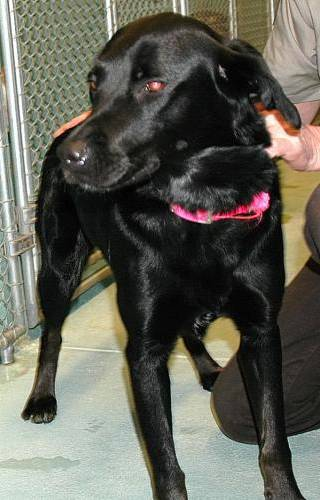
#> input picture PetImages/Dog/dog.10159.jpg, 320 x 500 px
$ python outside_data_training.py
#> lines starting #> are read from the running program, lines starting #| are printed output that depends on the picture
import numpy as np
import matplotlib.pyplot as plt
import os
import cv2
from tqdm import tqdm
import random

DATADIR = "PetImages"
Categories = ["Dog", "Cat"]
IMG_SIZE = 50

training_data = []

def create_training_data():
	for category in Categories:

		path = os.path.join(DATADIR, category) # create path to dogs and cats in proper format
		class_num = Categories.index(category)

		for img in tqdm(os.listdir(path)):
			try:
				img_array = cv2.imread(os.path.join(path,img), cv2.IMREAD_GRAYSCALE) # convert to array
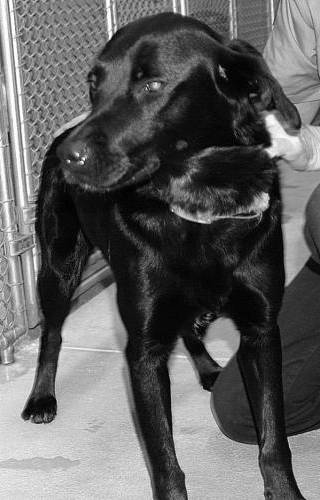
#> img_array: shape (500, 320); min 0, max 255, mean 95.4
				new_array = cv2.resize(img_array, (IMG_SIZE, IMG_SIZE)) # resize array
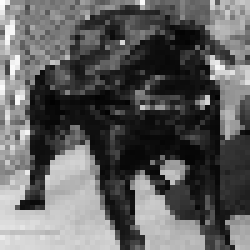
#> new_array: shape (50, 50) (shown 5 times larger); min 1, max 252, mean 95
				training_data.append([new_array, class_num]) # add this to training data
			except Exception as e:
				pass
#> pass 2 of the loop in create_training_data, `for category in Categories:`:
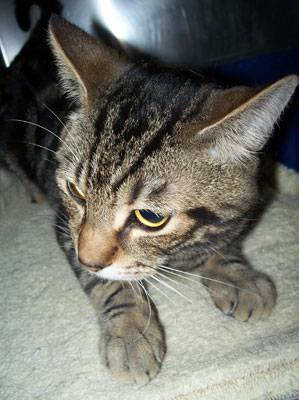
#> input picture PetImages/Cat/cat.10053.jpg, 299 x 400 px
#> in create_training_data, `img_array = cv2.imread(os.path.join(path,img), cv2.IMREAD_GRAYSCALE)`:
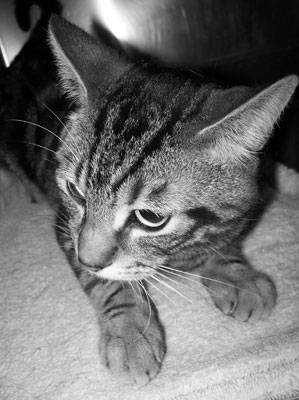
#> img_array: shape (400, 299); min 0, max 255, mean 111.3
#> in create_training_data, `new_array = cv2.resize(img_array, (IMG_SIZE, IMG_SIZE))`:
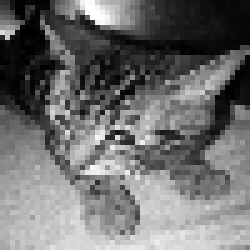
#> new_array: shape (50, 50) (shown 5 times larger); min 0, max 255, mean 111.3

create_training_data()
print(len(training_data))
#| 2

### Shuffle Data
random.shuffle(training_data)
# check shuffle
for sample in training_data[:10]:
	print(sample[1])
#> this loop made 2 passes
#| 0
#| 1

### Make dataset and save it
X = []
y = []

for features, label in training_data:
	X.append(features)
	y.append(label)
#> this loop made 2 passes
#> label on passes 1 to 2: 0, 1
#> after the loop, X = 2 items; y = [0, 1]

print(len(X))
#| 2
print(len(y))
#| 2

#print(X)
X = np.array(X)
print(X.shape)
#| (2, 50, 50)
#> (the run stopped early here; a loop or call above may not have finished)
